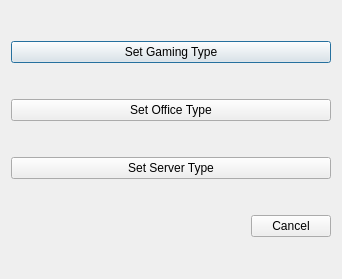
<?xml version="1.0" encoding="UTF-8"?>
<ui version="4.0">
 <class>BuildTypeSelection</class>
 <widget class="QDialog" name="BuildTypeSelection">
  <property name="geometry">
   <rect>
    <x>0</x>
    <y>0</y>
    <width>342</width>
    <height>279</height>
   </rect>
  </property>
  <property name="windowTitle">
   <string>Dialog</string>
  </property>
  <layout class="QVBoxLayout" name="verticalLayout">
   <item>
    <widget class="QPushButton" name="gamingTypeBtn">
     <property name="text">
      <string>Set Gaming Type</string>
     </property>
    </widget>
   </item>
   <item>
    <widget class="QPushButton" name="officeTypeBtn">
     <property name="text">
      <string>Set Office Type</string>
     </property>
    </widget>
   </item>
   <item>
    <widget class="QPushButton" name="serverTypeBtn">
     <property name="text">
      <string>Set Server Type</string>
     </property>
    </widget>
   </item>
   <item>
    <widget class="QDialogButtonBox" name="buttonBox">
     <property name="layoutDirection">
      <enum>Qt::LayoutDirection::LeftToRight</enum>
     </property>
     <property name="orientation">
      <enum>Qt::Orientation::Horizontal</enum>
     </property>
     <property name="standardButtons">
      <set>QDialogButtonBox::StandardButton::Cancel</set>
     </property>
    </widget>
   </item>
  </layout>
 </widget>
 <resources/>
 <connections>
  <connection>
   <sender>buttonBox</sender>
   <signal>accepted()</signal>
   <receiver>BuildTypeSelection</receiver>
   <slot>accept()</slot>
   <hints>
    <hint type="sourcelabel">
     <x>248</x>
     <y>254</y>
    </hint>
    <hint type="destinationlabel">
     <x>157</x>
     <y>274</y>
    </hint>
   </hints>
  </connection>
  <connection>
   <sender>buttonBox</sender>
   <signal>rejected()</signal>
   <receiver>BuildTypeSelection</receiver>
   <slot>reject()</slot>
   <hints>
    <hint type="sourcelabel">
     <x>316</x>
     <y>260</y>
    </hint>
    <hint type="destinationlabel">
     <x>286</x>
     <y>274</y>
    </hint>
   </hints>
  </connection>
 </connections>
</ui>
